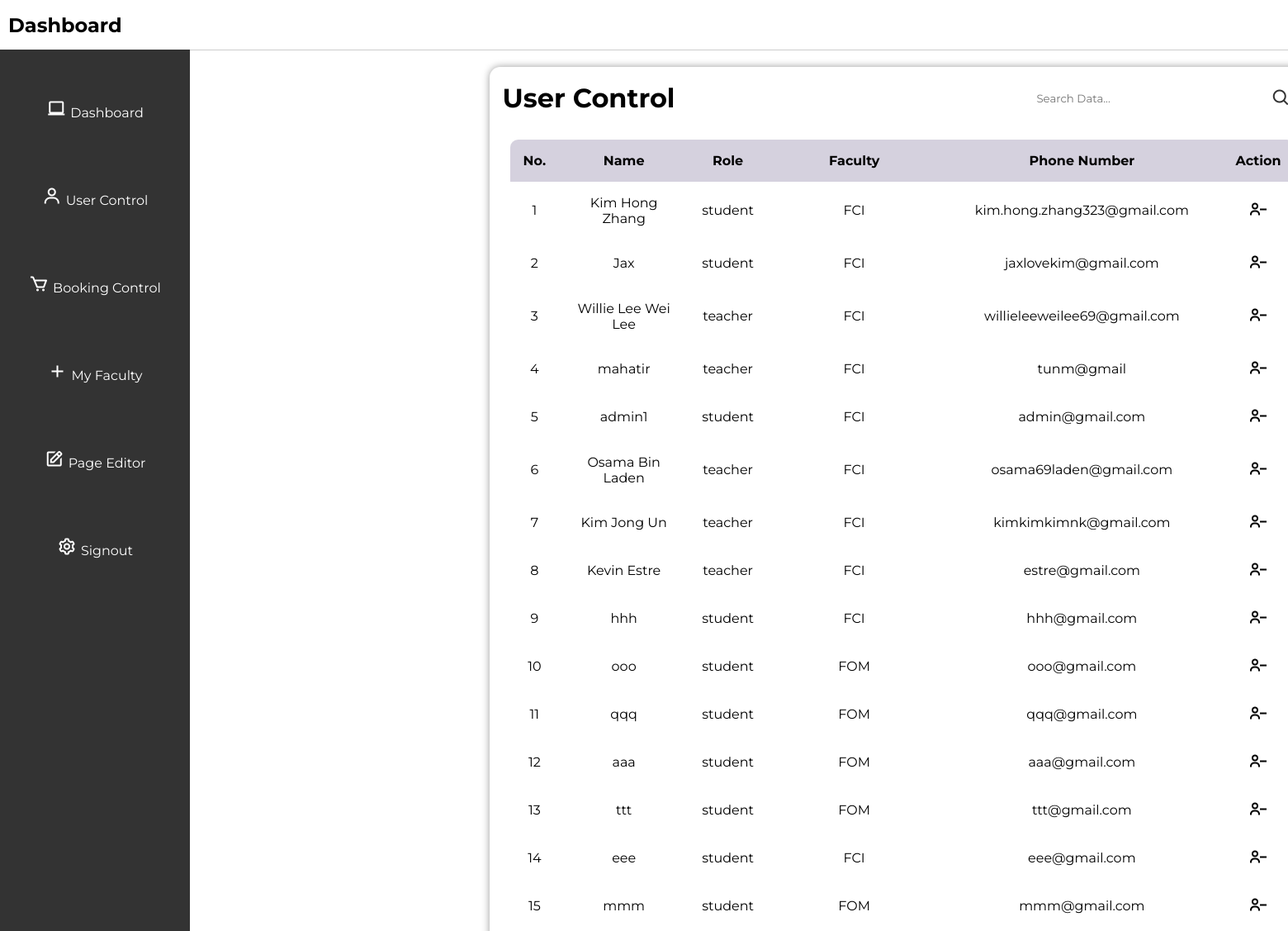
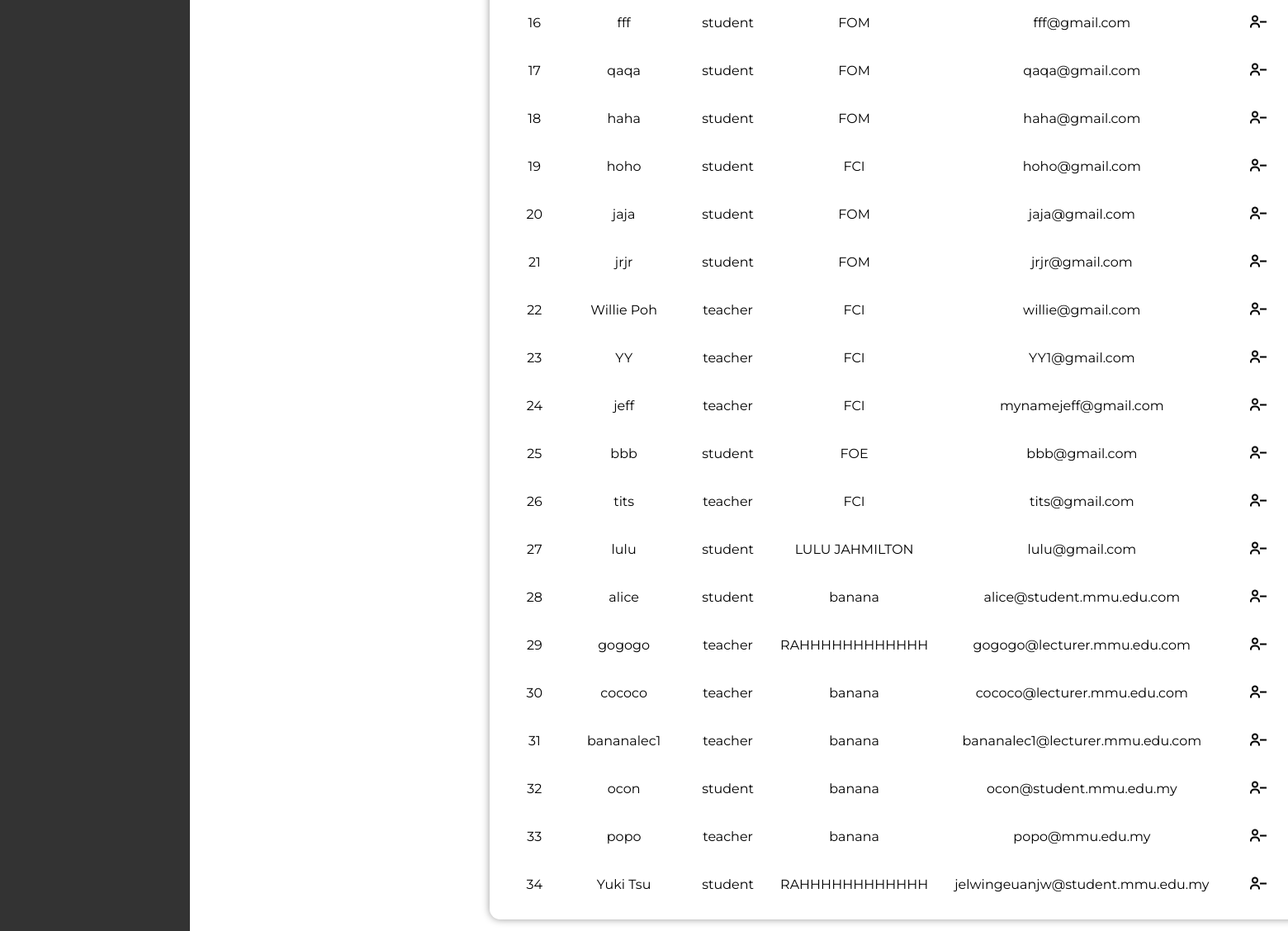
/usercontrol, run on the app's committed database (2 pictures, top to bottom).
### tables this page shows
CREATE TABLE users (
        id INTEGER PRIMARY KEY AUTOINCREMENT,
        role TEXT NOT NULL,
        faculty TEXT NOT NULL,
        username TEXT NOT NULL UNIQUE,
        email TEXT NOT NULL UNIQUE,
        phone_number TEXT NOT NULL UNIQUE,
        password TEXT NOT NULL
        );

### app.py (the view)
@app.route("/usercontrol")
def usercontrol():
    conn = get_db_connection()
    cursor = conn.cursor()
    cursor.execute("SELECT * FROM users")
    user_data = cursor.fetchall()
    conn.close()
    return render_template("usercontrol.html", users=user_data)

### app.py (called while the page is built)
def get_db_connection():
    con = sqlite3.connect("database.db")
    con.row_factory = sqlite3.Row
    return con

### templates/usercontrol.html (shortened to what this page needs)
<!DOCTYPE html>
<html lang="en">
<head>
    <link rel="stylesheet" href="../static/style.css">
    <link href='https://unpkg.com/boxicons@2.1.4/css/boxicons.min.css'rel='stylesheet'>
</head>
<body>
    <header>
        <h2>Dashboard</h2>
    </header>
    <div class="sidebar">
        <ul>
            <li><i class='bx bx-laptop'></i><a href="/admin">Dashboard</a></li>
            <li><i class='bx bx-user'></i><a href="/usercontrol">User Control</a></li>
            <li><i class='bx bx-cart'></i><a href="/appointmentcontrol">Booking Control</a></li>
            <li><i class='bx bx-plus'></i><a href="/faculty">My Faculty</a></li>
            <li><i class='bx bx-edit' ></i><a href="/adminpageeditor">Page Editor</a></li>
            <li><i class='bx bx-cog' ></i><a href="/logout">Signout</a></li>
        </ul>
    </div>
    <div class="user-main">
        <div class="table" id="customers_table">
            <div class="table__header">
                <h1>User Control</h1>
                <div class="input-group">
                    <input type="search" placeholder="Search Data...">
                    <i class='bx bx-search'></i>
                </div>
            </div>
            <div class="table__body">
                <table>
                    <thead>
                        <tr>
                            <th> No. </th>
                            <th> Name </th>
                            <th> Role </th>
                            <th> Faculty </th>
                            <th> Phone Number </th>
                            <th> Action </th>
                        </tr>
                    </thead>
                    <tbody>
                        {% for user in users %}
                        <form action="/delete_user" method="POST">
                            <tr>
                                <td> {{ loop.index }} </td>
                                <td>{{ user[3] }}</td>
                                <td>{{ user[1] }}</td>
                                <td> {{ user[2] }} </td>
                                <td> {{ user[4] }}</td>
                                <td>
                                    <button type="submit"><i class='bx bx-user-minus'></i></button>
                                </td>
                            </tr>
                        </form>
                        {% endfor %}
                    </tbody>
                </table>
            </div>
        </div>
    </div>
</body>
</html>

### static/style.css (style rules this page uses)
* { margin: 0; padding: 0; box-sizing: border-box; font-family: 'Montserrat'; }
body { font-family: 'Montserrat', sans-serif; background-color: white; justify-content: center; align-items: center; margin: 0; padding: 0; min-width: 100vh; }
.bx { font-size: 24px; color: #333; }
header { display: flex; justify-content: space-between; align-items: center; padding: 10px; background-color: #ffffff; border-bottom: 1px solid #ccc; position: relative; top: 0; width: 100%; }
header h2 { font-size: 24px; }
.sidebar { height: calc(200vh - 60px); width: 230px; position: absolute; top: 60px; left: 0; background-color: #333; padding-top: 20px; overflow-y: auto; }
.sidebar ul { list-style-type: none; }
.sidebar ul li { padding: 40px 0; text-align: center; }
.sidebar ul li a { color: #fff; text-decoration: none; }
.sidebar i { color: white; margin-right: 5px; }
.table { position: relative; width: 1000px; box-shadow: 0 0 10px rgba(0, 0, 0, 0.4); border-radius: 12.8px; display: flex; justify-content: center; flex-direction: column; margin-top: 20px; left: 20%; }
.table__header { width: 100%; height: 10%; padding: 12.8px 16px; display: flex; justify-content: space-between; align-items: center; }
.table__header .input-group { width: 35%; height: 100%; padding: 12.8px; border-radius: 32px; display: flex; justify-content: center; align-items: center; transition: .2s; }
.table__header .input-group input { width: 100%; padding: 0 8px 0 4.8px; background-color: transparent; border: none; outline: none; }
.table__body { width: 95%; max-height: calc(89vh - 16px); background-color: #fffb; margin: 12.8px auto; border-radius: 9.6px; overflow: auto; overflow: overlay; }
table { width: 100%; }
table, th, td { border-collapse: collapse; padding: 16px; text-align: center; }
thead th { position: sticky; top: 0; left: 0; background-color: #d5d1defe; text-transform: capitalize; }
.table__body button { background-color: transparent; border: none; color: black; justify-content: center; }
.table__body i { border: none; color: black; }

### data on the page
users: username "Kim Hong Zhang", role "student", faculty "FCI", email "kim.hong.zhang323@gmail.com"
users: username "Jax", role "student", faculty "FCI", email "jaxlovekim@gmail.com"
users: username "Willie Lee Wei Lee", role "teacher", faculty "FCI", email "willieleeweilee69@gmail.com"
users: username "mahatir", role "teacher", faculty "FCI", email "tunm@gmail"
users: username "admin1", role "student", faculty "FCI", email "admin@gmail.com"
users: username "Osama Bin Laden", role "teacher", faculty "FCI", email "osama69laden@gmail.com"
users: username "Kim Jong Un", role "teacher", faculty "FCI", email "kimkimkimnk@gmail.com"
users: username "Kevin Estre", role "teacher", faculty "FCI", email "estre@gmail.com"
users: username "hhh", role "student", faculty "FCI", email "hhh@gmail.com"
users: username "ooo", role "student", faculty "FOM", email "ooo@gmail.com"
users: username "qqq", role "student", faculty "FOM", email "qqq@gmail.com"
users: username "aaa", role "student", faculty "FOM", email "aaa@gmail.com"
users: username "ttt", role "student", faculty "FOM", email "ttt@gmail.com"
users: username "eee", role "student", faculty "FCI", email "eee@gmail.com"
users: username "mmm", role "student", faculty "FOM", email "mmm@gmail.com"
users: username "fff", role "student", faculty "FOM", email "fff@gmail.com"
users: username "qaqa", role "student", faculty "FOM", email "qaqa@gmail.com"
users: username "haha", role "student", faculty "FOM", email "haha@gmail.com"
users: username "hoho", role "student", faculty "FCI", email "hoho@gmail.com"
users: username "jaja", role "student", faculty "FOM", email "jaja@gmail.com"
users: username "jrjr", role "student", faculty "FOM", email "jrjr@gmail.com"
users: username "Willie Poh", role "teacher", faculty "FCI", email "willie@gmail.com"
users: username "YY", role "teacher", faculty "FCI", email "YY1@gmail.com"
users: username "jeff", role "teacher", faculty "FCI", email "mynamejeff@gmail.com"
users: username "bbb", role "student", faculty "FOE", email "bbb@gmail.com"
users: username "tits", role "teacher", faculty "FCI", email "tits@gmail.com"
users: username "lulu", role "student", faculty "LULU JAHMILTON", email "lulu@gmail.com"
users: username "alice", role "student", faculty "banana", email "alice@student.mmu.edu.com"
users: username "gogogo", role "teacher", faculty "RAHHHHHHHHHHHH", email "gogogo@lecturer.mmu.edu.com"
users: username "cococo", role "teacher", faculty "banana", email "cococo@lecturer.mmu.edu.com"
users: username "bananalec1", role "teacher", faculty "banana", email "bananalec1@lecturer.mmu.edu.com"
users: username "ocon", role "student", faculty "banana", email "ocon@student.mmu.edu.my"
users: username "popo", role "teacher", faculty "banana", email "popo@mmu.edu.my"
users: username "Yuki Tsu", role "student", faculty "RAHHHHHHHHHHHH", email "jelwingeuanjw@student.mmu.edu.my"
